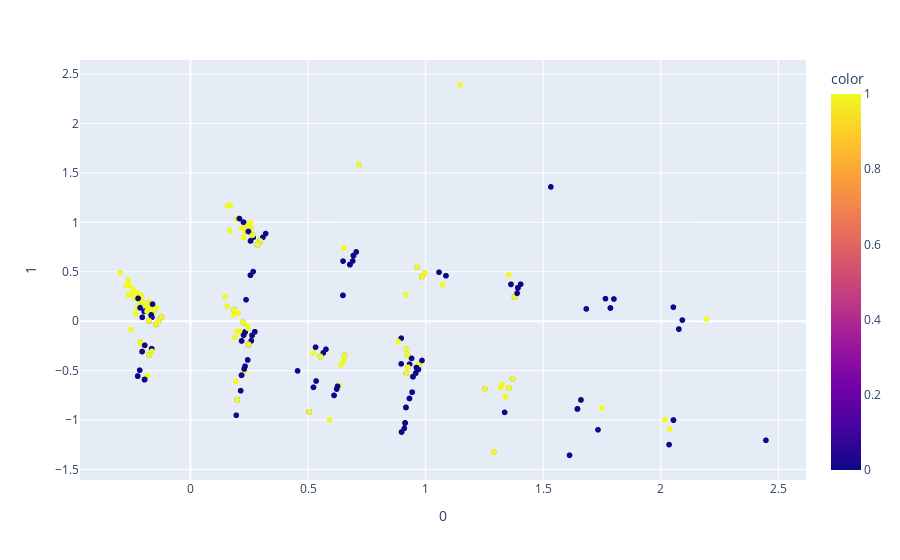

This figure's notebook cell:
### Code cell
pca = PCA(n_components=2)
components = pca.fit_transform(X)

fig = px.scatter(components, x=0, y=1, color=Y) 
fig.show()

### Figure 1 — Plotly figure (JSON) as saved in the notebook; plotly's stock layout.template omitted (floating-point values rounded to 4 significant figures; data arrays with more than 128 entries replaced by an {"elided": "..."} marker saying what was removed)
{"data": [{"hovertemplate": "0=%{x}<br>1=%{y}<br>color=%{marker.color}<extra></extra>", "legendgroup": "", "marker": {"color": {"elided": "8904 int values"}, "coloraxis": "coloraxis", "symbol": "circle"}, "mode": "markers", "name": "", "showlegend": false, "type": "scattergl", "x": {"elided": "8904 float values"}, "xaxis": "x", "y": {"elided": "8904 float values"}, "yaxis": "y"}], "layout": {"coloraxis": {"colorbar": {"title": {"text": "color"}}, "colorscale": [[0, "#0d0887"], [0.1111, "#46039f"], [0.2222, "#7201a8"], [0.3333, "#9c179e"], [0.4444, "#bd3786"], [0.5556, "#d8576b"], [0.6667, "#ed7953"], [0.7778, "#fb9f3a"], [0.8889, "#fdca26"], [1, "#f0f921"]]}, "legend": {"tracegroupgap": 0}, "margin": {"t": 60}, "xaxis": {"anchor": "y", "domain": [0, 1], "title": {"text": "0"}}, "yaxis": {"anchor": "x", "domain": [0, 1], "title": {"text": "1"}}}}
